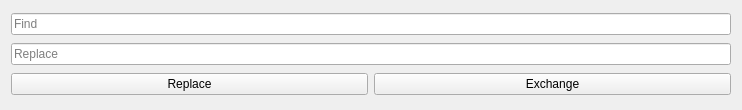
<?xml version="1.0" encoding="UTF-8"?>
<ui version="4.0">
 <class>SearchWidget</class>
 <widget class="QWidget" name="SearchWidget">
  <property name="geometry">
   <rect>
    <x>0</x>
    <y>0</y>
    <width>742</width>
    <height>110</height>
   </rect>
  </property>
  <property name="windowTitle">
   <string>Form</string>
  </property>
  <property name="locale">
   <locale language="English" country="UnitedStates"/>
  </property>
  <layout class="QVBoxLayout" name="verticalLayout">
   <item>
    <widget class="QLineEdit" name="searchLine">
     <property name="placeholderText">
      <string>Find</string>
     </property>
    </widget>
   </item>
   <item>
    <widget class="QLineEdit" name="replaceLine">
     <property name="placeholderText">
      <string>Replace</string>
     </property>
    </widget>
   </item>
   <item>
    <layout class="QHBoxLayout" name="horizontalLayout">
     <item>
      <widget class="QPushButton" name="replaceButton">
       <property name="text">
        <string>Replace</string>
       </property>
       <property name="icon">
        <iconset theme="edit-find-replace"/>
       </property>
      </widget>
     </item>
     <item>
      <widget class="QPushButton" name="exchangeButton">
       <property name="text">
        <string>Exchange</string>
       </property>
       <property name="icon">
        <iconset theme="view-refresh"/>
       </property>
      </widget>
     </item>
    </layout>
   </item>
  </layout>
 </widget>
 <resources/>
 <connections/>
</ui>
